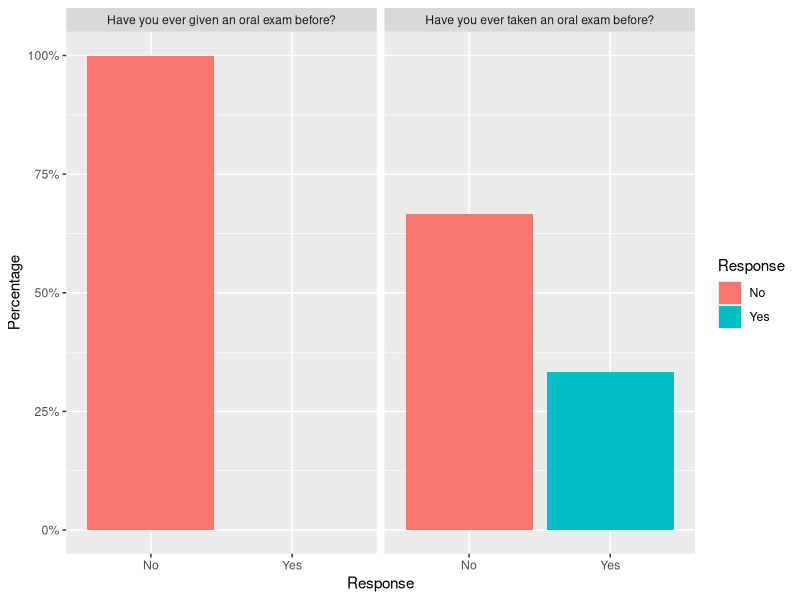
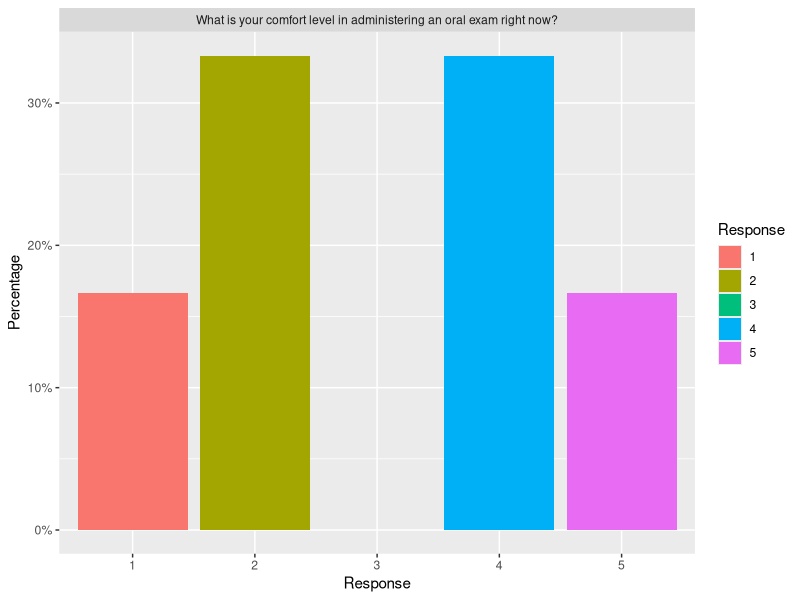
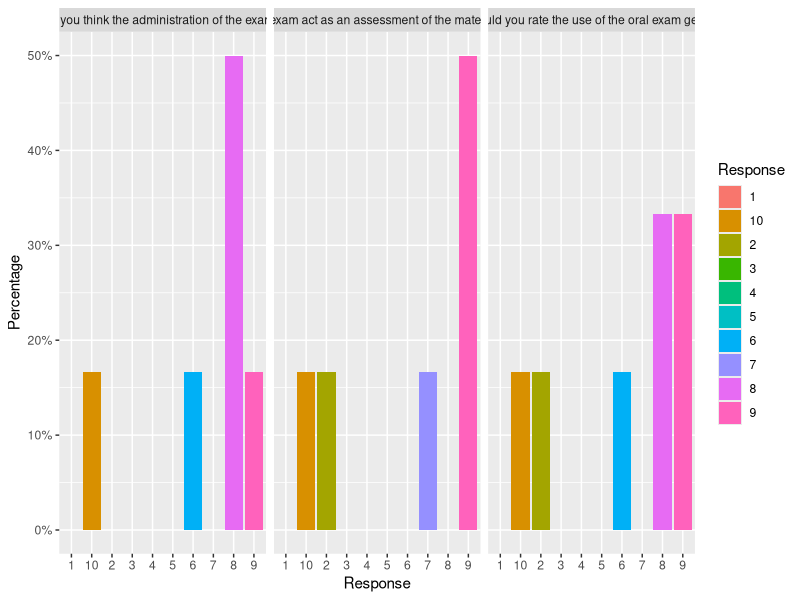
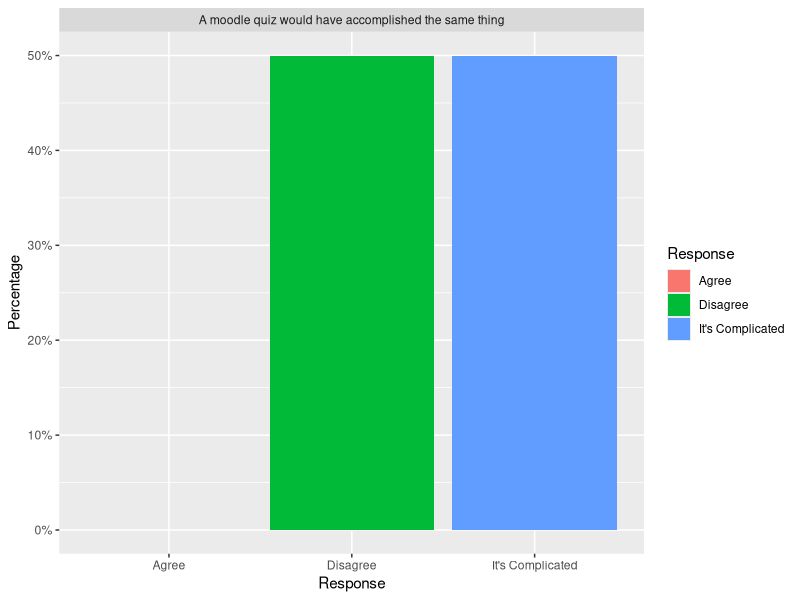

R code for these plots, in order:
## ---- chunk 1
library(ggplot2)
library(readr)
library(dplyr)
Survey_Data <- read_csv(file="Tables_and_Graphs.csv")

Survey_Data |> filter(Exam == "Pre", Response %in% c("Yes","No")) |> ggplot(aes(x=Response, y=Percentage, group = Response, fill=Response))+geom_bar(stat = "identity", position=position_dodge()) + scale_y_continuous(labels=scales::percent) + facet_wrap(vars(Question_Graph_Title))

Survey_Data |> filter(Exam == "Pre", ! Response %in% c("Yes","No")) |> ggplot(aes(x=Response, y=Percentage, group = Response, fill=Response))+geom_bar(stat = "identity", position=position_dodge()) + scale_y_continuous(labels=scales::percent) + facet_wrap(vars(Question_Graph_Title))

Survey_Data |> filter(Exam == "Middle") |> ggplot(aes(x=Response, y=Percentage, group = Response, fill=Response))+geom_bar(stat = "identity", position=position_dodge()) + facet_wrap(vars(Question_Graph_Title), nrow=1)+scale_y_continuous(labels = scales::percent)

Survey_Data |> filter(Exam == "Post") |> ggplot(aes(x=Response, y=Percentage, group = Response, fill=Response))+geom_bar(stat = "identity", position=position_dodge()) + facet_wrap(vars(Question_Graph_Title), nrow=3)+scale_y_continuous(labels = scales::percent)
## ---- chunk 2




